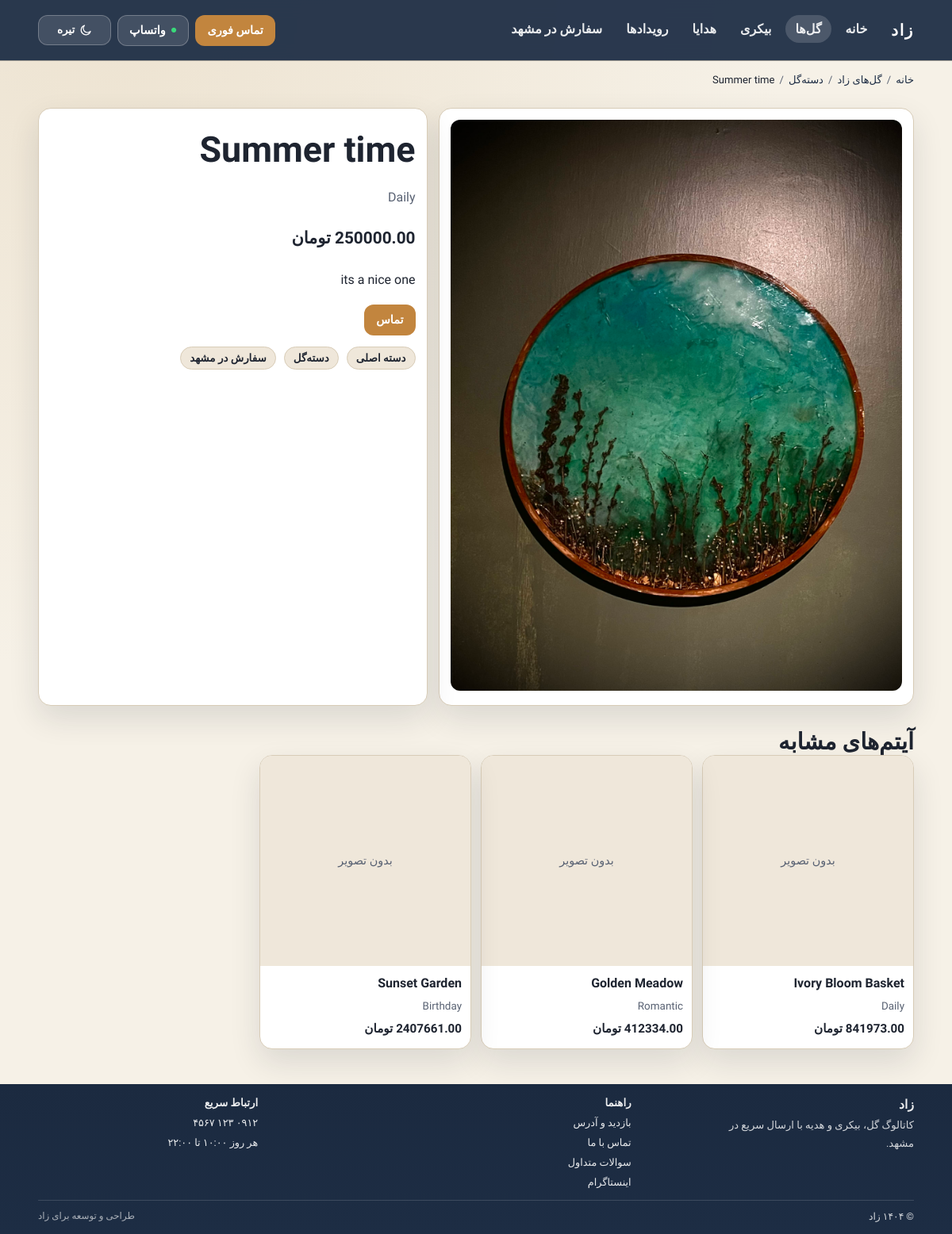
/flower/1/summer-time/, run on the app's committed database.
### main/models.py (models this page shows, shortened)
class TimeStampedModel(models.Model):
    created_at = models.DateTimeField(auto_now_add=True)
    updated_at = models.DateTimeField(auto_now=True)
    class Meta:
        abstract = True

class Product(TimeStampedModel):
    class StockStatus(models.TextChoices):
        IN_STOCK = "in_stock", "In stock"
        OUT_OF_STOCK = "out_of_stock", "Out of stock"
        PREORDER = "preorder", "Preorder"
    name = models.CharField(max_length=120)
    slug = models.SlugField(max_length=160, unique=True, blank=True)
    description = models.TextField(blank=True)
    price = models.DecimalField(max_digits=10, decimal_places=2, null=True, blank=True)
    cover_image = models.ImageField(upload_to="products/covers/", null=True, blank=True)
    category = models.ForeignKey(
        Category,
        on_delete=models.PROTECT,
        related_name="products",
        null=True,
        blank=True,
    )
    tags = models.ManyToManyField(Tag, related_name="products", blank=True)
    is_active = models.BooleanField(default=True)
    stock_status = models.CharField(
        max_length=20,
        choices=StockStatus.choices,
        default=StockStatus.IN_STOCK,
    )
    featured = models.BooleanField(default=False)
    sort_order = models.PositiveIntegerField(default=0)
    class Meta:
        ordering = ["sort_order", "-created_at"]
    def get_absolute_url(self):
        if hasattr(self, "flower"):
            return reverse("flower_detail", args=[self.pk, self.slug])
        return reverse("product_detail", args=[self.pk, self.slug])
    @property
    def cover(self):
        return self.cover_image

class Category(TimeStampedModel):
    class Section(models.TextChoices):
        FLOWERS = "flowers", "Flowers"
        BAKERY = "bakery", "Bakery"
        GIFTS = "gifts", "Gifts"
    name = models.CharField(max_length=100)
    slug = models.SlugField(max_length=120)
    section = models.CharField(max_length=20, choices=Section.choices)
    class Meta:
        ordering = ["section", "name"]
        constraints = [
            models.UniqueConstraint(fields=["section", "slug"], name="uniq_category_section_slug"),
        ]

### main/views.py (the view)
# urls.py: path("flower/<int:pk>/<slug:slug>/", views.flower_detail, name="flower_detail"),
def flower_detail(request, pk: int, slug: str):
    flower = get_object_or_404(Flower.objects.select_related("category"), pk=pk)
    if slug != flower.slug:
        return redirect("flower_detail", pk=flower.pk, slug=flower.slug)
    return render(request, "item_detail.html", _item_detail_context(request, flower))

### main/views.py (called while the page is built)
def _jsonld(data):
    return json.dumps(data, ensure_ascii=False)

def _breadcrumbs_jsonld(request, breadcrumbs):
    items = []
    for position, crumb in enumerate(breadcrumbs, start=1):
        crumb_url = crumb.get("url") or request.path
        items.append(
            {
                "@type": "ListItem",
                "position": position,
                "name": crumb["name"],
                "item": request.build_absolute_uri(crumb_url),
            }
        )
    return {"@context": "https://schema.org", "@type": "BreadcrumbList", "itemListElement": items}

def _default_context(
    request,
    *,
    page_type,
    active_nav,
    meta_title,
    meta_description,
    breadcrumbs=None,
    faq_items=None,
    item_id=None,
):
    context = {
        "page_type": page_type,
        "active_nav": active_nav,
        "meta_title": meta_title,
        "meta_description": meta_description,
        "canonical_url": request.build_absolute_uri(request.path),
        "item_id": item_id,
        "extra_jsonld": [],
    }
    if breadcrumbs:
        context["breadcrumbs"] = breadcrumbs
        context["breadcrumbs_jsonld"] = _jsonld(_breadcrumbs_jsonld(request, breadcrumbs))
    if faq_items:
        context["faq_items"] = faq_items
        context["faq_jsonld"] = _jsonld(_faq_jsonld(faq_items))
    return context

def _whatsapp_href(message):
    number = getattr(settings, "ZAAD_WHATSAPP_NUMBER", "989121234567")
    return f"https://wa.me/{number}?text={quote(message)}"

def _item_whatsapp_href(request, product):
    item_url = request.build_absolute_uri(product.get_absolute_url())
    message = (
        f"سلام، این آیتم را می‌خواهم: {product.name} — لطفاً برای موجودی و زمان تحویل راهنمایی کنید. "
        f"{item_url}"
    )
    return _whatsapp_href(message)

def _stock_to_schema(stock_status):
    if stock_status == Product.StockStatus.OUT_OF_STOCK:
        return "https://schema.org/OutOfStock"
    if stock_status == Product.StockStatus.PREORDER:
        return "https://schema.org/PreOrder"
    return "https://schema.org/InStock"

### main/templates/item_detail.html (shortened to what this page needs)
{% extends "base.html" %}
{% block body_class %}page-item{% endblock %}
{% block content %}
{% include "partials/breadcrumbs.html" %}
<section class="container section-block item-grid">
  <article class="item-media">
    {% if product.cover %}
      <img src="{{ product.cover.url }}" alt="{{ product.name }}" width="720" height="720">
    {% else %}
      <div class="placeholder large">بدون تصویر</div>
    {% endif %}
  </article>
  <aside class="item-info">
    <h1>{{ product.name }}</h1>
    <p class="muted">{{ category_name }}</p>
    {% if product.price %}
      <p class="item-price">{{ product.price }} تومان</p>
    {% else %}
      <p class="item-price">استعلام قیمت</p>
    {% endif %}
    <p>
      {% if product.description %}
        {{ product.description }}
      {% else %}
        برای استعلام موجودی روز و زمان تحویل، با تیم زاد تماس بگیرید.
      {% endif %}
    </p>
    <div class="cta-row">
      <a href="{{ site_call_href }}" class="btn btn-call" data-cta-position="inline">{{ item_call_text }}</a>
      <a href="{{ item_whatsapp_href }}" class="btn btn-wa" data-cta-position="inline">{{ item_whatsapp_text }}</a>
    </div>
    <div class="inline-links">
      <a href="{{ category_url }}">دسته اصلی</a>
      {% if subcategory_url %}<a href="{{ subcategory_url }}">{{ subcategory_label }}</a>{% endif %}
      <a href="{{ mashhad_order_url }}">سفارش در مشهد</a>
    </div>
  </aside>
</section>
<section class="container section-block">
  <h2>آیتم‌های مشابه</h2>
  {% include "partials/product_grid.html" with products=similar_items %}
</section>
{% endblock %}

### main/templates/partials/breadcrumbs.html
{% if breadcrumbs %}
<nav class="container breadcrumbs" aria-label="مسیر صفحه">
  <ol>
    {% for crumb in breadcrumbs %}
      <li>
        {% if crumb.url and not forloop.last %}
          <a href="{{ crumb.url }}">{{ crumb.name }}</a>
        {% else %}
          <span>{{ crumb.name }}</span>
        {% endif %}
      </li>
    {% endfor %}
  </ol>
</nav>
{% endif %}

### main/templates/partials/product_grid.html
<div class="zaad-grid">
  {% for product in products %}
    <article class="zaad-tile">
      <a href="{{ product.get_absolute_url }}" class="zaad-tile__link">
        <div class="zaad-tile__media">
          {% if product.cover %}
            <img class="zaad-tile__img" src="{{ product.cover.url }}" alt="{{ product.name }} &#1576;&#1585;&#1575;&#1740; &#1587;&#1601;&#1575;&#1585;&#1588;" loading="lazy" width="480" height="480">
          {% else %}
            <div class="placeholder zaad-tile__placeholder">&#1576;&#1583;&#1608;&#1606; &#1578;&#1589;&#1608;&#1740;&#1585;</div>
          {% endif %}
        </div>
        <div class="zaad-tile__body">
          <h3 class="zaad-tile__title">{{ product.name }}</h3>
          <p class="zaad-tile__meta">
            {% if product.category %}{{ product.category.name }}{% else %}&#1605;&#1581;&#1589;&#1608;&#1604; &#1608;&#1740;&#1688;&#1607;{% endif %}
          </p>
          {% if product.price %}
            <strong class="zaad-tile__price">{{ product.price }} &#1578;&#1608;&#1605;&#1575;&#1606;</strong>
          {% else %}
            <strong class="zaad-tile__price">&#1575;&#1587;&#1578;&#1593;&#1604;&#1575;&#1605; &#1602;&#1740;&#1605;&#1578;</strong>
          {% endif %}
        </div>
      </a>
    </article>
  {% empty %}
    <div class="empty-box">&#1570;&#1740;&#1578;&#1605;&#1740; &#1576;&#1585;&#1575;&#1740; &#1606;&#1605;&#1575;&#1740;&#1588; &#1579;&#1576;&#1578; &#1606;&#1588;&#1583;&#1607; &#1575;&#1587;&#1578;.</div>
  {% endfor %}
</div>

### main/static/main/css/site.css (style rules this page uses)
:root { --bg: #f6f1e7; --bg-glow: #ede3d1; --sticky-bg: rgba(246, 241, 231, 0.96); --paper: #ffffff; --soft: #efe7da; --text: #1e2430; --muted: #596273; --line: #d8ccb7; --brand: #1d2d44; --accent: #c2853e; --shadow: 0 16px 38px rgba(26, 34, 46, 0.12); --radius: 16px; }
html { background: var(--brand); }
html[data-theme="light"] { color-scheme: light; }
* { box-sizing: border-box; }
body { margin: 0; font-family: "Vazirmatn", sans-serif; background: radial-gradient(circle at 12% 0, var(--bg-glow), transparent 45%), var(--bg); color: var(--text); min-height: 100vh; }
.container { width: min(1160px, 92%); margin-inline: auto; }
.btn { display: inline-flex; align-items: center; justify-content: center; gap: 6px; border-radius: 12px; border: 1px solid transparent; text-decoration: none; padding: 10px 14px; font-weight: 800; font-size: 0.9rem; }
.btn-call { background: var(--accent); color: #fff; }
.btn-wa { background: rgba(255, 255, 255, 0.12); border-color: rgba(255, 255, 255, 0.26); color: #fff; }
.section-block { margin-top: 28px; }
h1 { margin: 10px 0 0; font-size: clamp(1.7rem, 3.8vw, 2.8rem); font-weight: 900; line-height: 1.25; }
h2 { margin: 0; font-size: clamp(1.24rem, 2.8vw, 1.8rem); font-weight: 900; }
h3 { margin: 0; font-size: 1.03rem; font-weight: 800; }
p { line-height: 1.95; }
.cta-row { display: flex; flex-wrap: wrap; gap: 10px; margin-top: 14px; }
.category-grid, .subcategory-grid, .list-grid, .faq-grid, .zaad-grid { display: grid; gap: 14px; }
.category-card, .subcategory-card, .list-card, .faq-grid article, .zaad-tile, .lead-box, .item-media, .item-info, .empty-box { border: 1px solid var(--line); border-radius: var(--radius); background: var(--paper); box-shadow: var(--shadow); }
.muted { color: var(--muted); }
.zaad-grid { grid-template-columns: repeat(2, minmax(0, 1fr)); gap: 12px; }
.zaad-tile { position: relative; overflow: hidden; }
.zaad-tile__link { display: flex; flex-direction: column; min-height: 100%; text-decoration: none; color: var(--text); }
.zaad-tile__media { position: relative; overflow: hidden; background: var(--soft); aspect-ratio: 1 / 1; }
.zaad-tile__placeholder { position: absolute; inset: 0; min-height: auto; padding: 10px; text-align: center; font-size: 0.9rem; }
.zaad-tile__body { display: grid; gap: 4px; align-content: start; padding: 10px 11px 12px; text-align: start; }
.zaad-tile__title { margin: 0; font-size: 1rem; line-height: 1.55; }
.zaad-tile__meta { margin: 0; color: var(--muted); font-size: 0.84rem; line-height: 1.75; }
.zaad-tile__price { margin-top: 1px; color: var(--text); font-size: 0.95rem; font-weight: 900; line-height: 1.65; }
.placeholder { min-height: 220px; display: grid; place-items: center; color: var(--muted); }
.item-grid { display: grid; grid-template-columns: 1.1fr 0.9fr; gap: 14px; }
.item-media, .item-info { padding: 14px; }
.item-media img { width: 100%; border-radius: 12px; }
.item-price { font-size: 1.3rem; font-weight: 900; margin: 12px 0; }
.inline-links { margin-top: 14px; display: flex; flex-wrap: wrap; gap: 10px; }
.inline-links a { text-decoration: none; border: 1px solid var(--line); border-radius: 999px; padding: 6px 11px; color: var(--text); background: var(--soft); font-size: 0.84rem; font-weight: 700; }
.breadcrumbs { margin-top: 16px; }
.breadcrumbs ol { margin: 0; padding: 0; list-style: none; display: flex; flex-wrap: wrap; gap: 6px; font-size: 0.82rem; }
.breadcrumbs li { display: inline-flex; gap: 6px; align-items: center; }
.breadcrumbs li:not(:last-child)::after { content: "/"; color: var(--muted); }
.breadcrumbs a { text-decoration: none; color: var(--brand); }
@media (min-width: 760px) { .zaad-grid { grid-template-columns: repeat(3, minmax(0, 1fr)); } }
@media (min-width: 1080px) { .zaad-grid { grid-template-columns: repeat(4, minmax(0, 1fr)); } }

### data on the page
Product: name "Summer time", cover (picture), name "Summer time", price "250000.00", description "its a nice one"
Category: name "Daily"
Product: cover_image "بدون تصویر", name "Ivory Bloom Basket", category.name "Daily"
Product: cover_image "بدون تصویر", name "Golden Meadow", category.name "Romantic"
Product: cover_image "بدون تصویر", name "Sunset Garden", category.name "Birthday", price "2407661.00"

### other printed values
{{ crumb.name }} "خانه" "گل‌های زاد" "دسته‌گل"
{{ item_call_text }} "تماس"
{{ subcategory_label }} "دسته‌گل"
{{ site_phone_display }} "۰۹۱۲ ۱۲۳ ۴۵۶۷"
{{ site_opening_hours_text }} "هر روز ۱۰:۰۰ تا ۲۲:۰۰"
